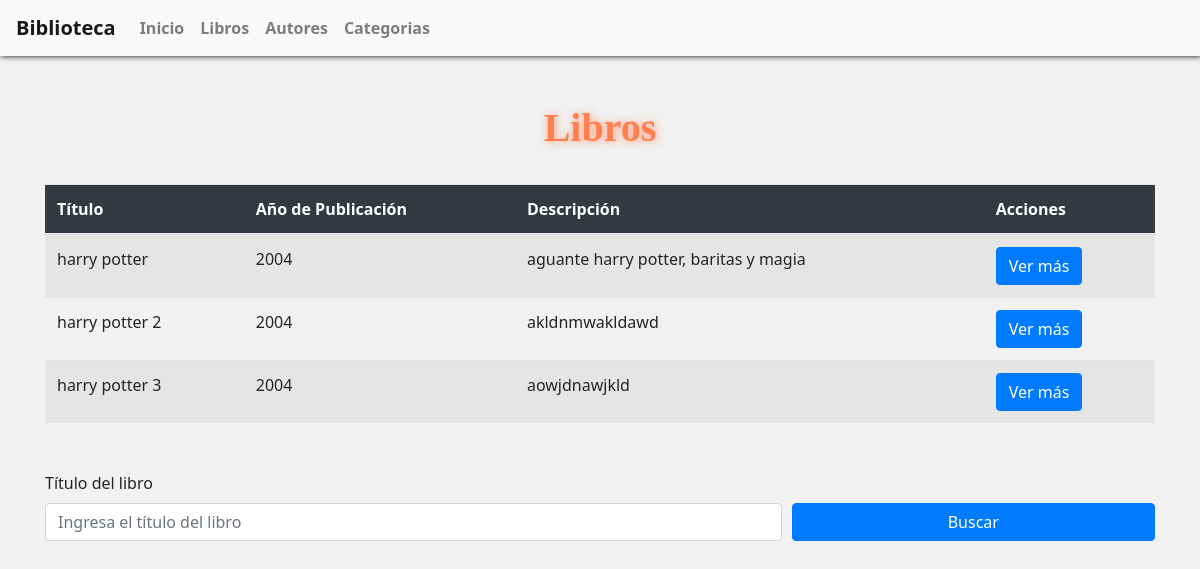
Page /libros on the committed database.
### catalogo/models.py (models this page shows, shortened)
class Nav(models.Model):
    id_nav = models.AutoField(db_column='idNav', primary_key=True)
    nombre_nav = models.CharField(max_length=20, blank=False, null=False)
    url_nav = models.CharField(max_length=20, blank=False, null=False)
    class Meta:
        db_table = 'Navs'

class Libro(models.Model):
    titulo = models.CharField(max_length=200)
    anio_publicacion = models.IntegerField()
    descripcion_breve = models.TextField()
    autor = models.ForeignKey(Autor, on_delete=models.CASCADE)
    categoria = models.ForeignKey(Categoria, on_delete=models.CASCADE)

### catalogo/views.py (the view)
# urls.py: path('libros', views.libros, name='libros'),
def libros(request):
    navs = Nav.objects.all()
    libros = Libro.objects.all()
    context = {'navs':navs, 'libros':libros}
    return render(request, 'catalogo/libros.html', context)

### catalogo/templates/catalogo/libros.html (shortened to what this page needs)
{% load static %}
<!DOCTYPE html>
<html lang="es">
<head>
    <link rel="stylesheet" href="https://stackpath.bootstrapcdn.com/bootstrap/4.5.2/css/bootstrap.min.css">
    <link rel="stylesheet" href="{% static "css/styles.css" %}">
    <link rel="stylesheet" href="{% static "css/libros.css" %}">
</head>
<body>
    <nav class="navbar navbar-expand-lg navbar-light bg-light">
        <a class="navbar-brand" href="{% url 'index' %}">Biblioteca</a>
        <div class="collapse navbar-collapse" id="navbarNav">
            {% for x in navs %}
            <ul class="navbar-nav">
                <li class="nav-item">
                    <a class="nav-link" href="{{x.url_nav}}">{{x.nombre_nav}}<span class="sr-only">(current)</span></a>
                </li>
            </ul>
            {% endfor %}
        </div>
    </nav>
    <div class="container mt-5">
        <h1>Libros</h1>
        <table id="librosTable" class="table table-striped">
            <thead>
                <tr>
                    <th>Título</th>
                    <th>Año de Publicación</th>
                    <th>Descripción</th>
                    <th>Acciones</th>
                </tr>
            </thead>
            <tbody>
                {% for libro in libros %}
                    <tr>
                        <td>{{ libro.titulo }}</td>
                        <td>{{ libro.anio_publicacion }}</td>
                        <td>{{ libro.descripcion_breve }}</td>
                        <td>
                            <button class="btn btn-primary ver-mas-btn" data-id="{{ libro.id }}" data-toggle="modal" data-target="#modalLibro">Ver más</button>
                        </td>
                    </tr>
                {% empty %}
                    <tr>
                        <td colspan="4">No se encontraron libros.</td>
                    </tr>
                {% endfor %}
            </tbody>
        </table>
    </div>
    <div class="container mt-5">
        <form id="searchForm">
            <div class="form-row">
                <div class="col-md-8 mb-3">
                    <label for="searchInput">Título del libro</label>
                    <input type="text" class="form-control" id="searchInput" placeholder="Ingresa el título del libro">
                </div>
                <div class="col-md-4 mb-3">
                    <label>&nbsp;</label><br>
                    <button type="submit" class="btn btn-primary btn-block">Buscar</button>
                </div>
            </div>
        </form>
    </div>
    <link rel="stylesheet" href="https://cdnjs.cloudflare.com/ajax/libs/font-awesome/5.15.3/css/all.min.css" />
</body>
</html>

### catalogo/static/css/styles.css (style rules this page uses)
.navbar { margin-bottom: 10px; display: flex; justify-content: center; align-items: center; box-shadow: 1px 1px 5px #343a40; }
.table-striped tbody tr:nth-of-type(odd) { background-color: rgba(0, 0, 0, 0.05); }
.table thead th { background-color: #343a40; color: #fff; }
h1 { margin-bottom: 2rem; text-align: center; font-weight: bold; font-family: titulo; color: coral; text-shadow: 1px 1px 10px rgb(255, 153, 115); }
.container { margin-top: 2rem; }
body { font-family: 'Segoe UI', Tahoma, Geneva, Verdana, sans-serif; background-color: #f1f1f1; }
.navbar-brand { font-weight: bold; }
.nav-item .nav-link { color: #343a40; font-weight: bold; }

### rows in the picture
Nav: nombre_nav "Inicio"
Nav: nombre_nav "Libros"
Nav: nombre_nav "Autores"
Nav: nombre_nav "Categorias"
Libro: titulo "harry potter", anio_publicacion "2004", descripcion_breve "aguante harry potter, baritas y magia"
Libro: titulo "harry potter 2", anio_publicacion "2004", descripcion_breve "akldnmwakldawd"
Libro: titulo "harry potter 3", anio_publicacion "2004", descripcion_breve "aowjdnawjkld"
